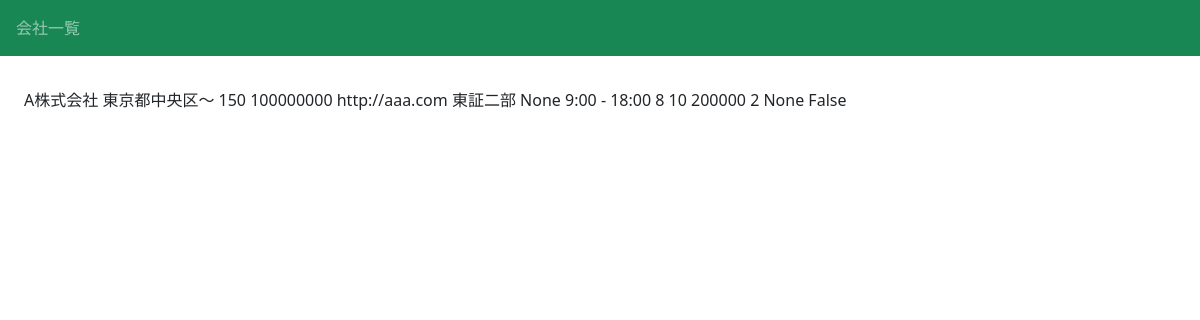
Page /ocr/1/detail/ on the committed database.
### ocr/models.py (models this page shows, shortened)
class Ocr(models.Model):
    company = models.CharField(max_length=50)   # 会社名
    location = models.CharField(max_length=100) # 所在地
    employee = models.IntegerField()            # 従業員数
    sales_amount = models.IntegerField()        # 売上高
    company_url = models.URLField()             # 企業ホームページ
    listed = models.CharField(max_length=10)    # 上場先
    occupation = None                           # 募集職種
    work_time = models.CharField(max_length=100)# 就業時間(X:XX～X:XX)
    work_hours = models.IntegerField()          # 就業時間(X時間)
    over_time = models.IntegerField()           # 月平均残業時間
    basic_salary = models.IntegerField()        # 基本給
    bonus_salary = models.IntegerField()        # 基本給(計Xヶ月)
    holiday = models.IntegerField()             # 年間休日
    work_location = None                        # 勤務先候補
    on_site_choices = ((False, "無し"), (True, "有り"))
    on_site = models.BooleanField(              # 客先常駐か
        default=False, choices=on_site_choices, help_text="客先常駐有=TRUE")

### ocr/views.py (the view)
# urls.py: path("ocr/<int:pk>/detail/", views.DetailOcrView.as_view(), name="detail-ocr"),
class DetailOcrView(DetailView):
    template_name = "ocr/ocr_detail.html"
    model = Ocr

### ocr/templates/ocr/ocr_detail.html (shortened to what this page needs)
{% extends "base.html" %}
{% block content %}
    {{ object.company }}
    {{ object.location }}
    {{ object.employee }}
    {{ object.sales_amount }}
    {{ object.company_url }}
    {{ object.listed }}
    {{ object.occupation }}
    {{ object.work_time }}
    {{ object.work_hours }}
    {{ object.over_time }}
    {{ object.basic_salary }}
    {{ object.bonus_salary }}
    {{ object.work_location }}
    {{ object.on_site }}
{% endblock %}

### rows in the picture
Ocr: company "A株式会社", location "東京都中央区～", employee "150", sales_amount "100000000", company_url "http://aaa.com", listed "東証二部", occupation "None", work_time "9:00 - 18:00", work_hours "8", over_time "10", basic_salary "200000", bonus_salary "2", work_location "None", on_site "False"
